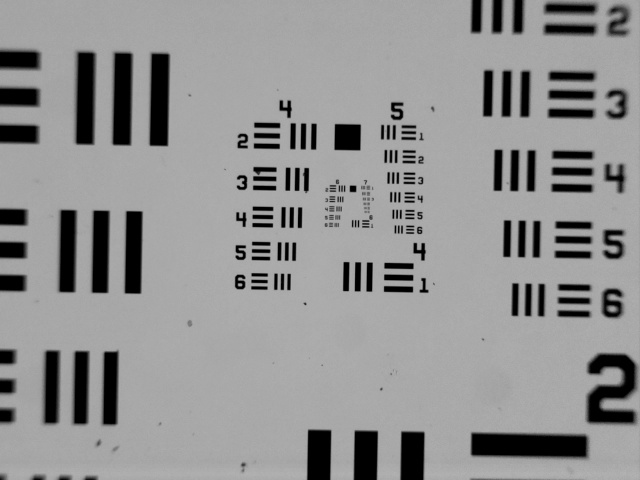
#> input picture usaf_raster_image.jpg, 640 x 480 px
$ python -i analyse_usaf_image.py   (imports and definitions only)
#> lines starting #> are read from the running program, lines starting #| are printed output that depends on the picture; long printed decimals are rounded
# -*- coding: utf-8 -*-
"""
Analyse a USAF test target image, to determine the image's dimensions.

See: https://en.wikipedia.org/wiki/1951_USAF_resolution_test_chart

(c) Richard Bowman 2017, released under GNU GPL


From Wikipedia, the number of line pairs/mm is 2^(g+(h-1)/6) where g is the
"group number" and h is the "element number".  Each group has 6 elements,
numbered from 1 to 6.  My ThorLabs test target goes down to group 7, meaning
the finest pitch is 2^(7+(6-1)/6)=2^(47/8)=

"""
from __future__ import print_function
from matplotlib import pyplot as plt
import matplotlib.patches

from skimage import data
from skimage.feature import corner_harris, corner_subpix, corner_peaks
from skimage.transform import warp, AffineTransform
from skimage.draw import ellipse
from skimage.io import imread
import numpy as np
import cv2
from sklearn.cluster import MeanShift
from contextlib import closing

import scipy.ndimage
import scipy.interpolate
import itertools
import os.path
import os
import sys
from skimage.io import imread
from matplotlib.backends.backend_pdf import PdfPages

#################### Rotate the image so the bars are X/Y aligned #############
# [44 lines left out: function find_image_orientation, not called in this run]


################### Find the bars ############################

def template(n):
    """Generate a template image of three horizontal bars, n x n pixels

    NB the bars occupy the central square of the template, with a margin
    equal to one bar all around.  There are 3 bars and 2 spaces between,
    so bars are m=n/7 wide.

    returns: n x n numpy array, uint8
    """
    n = int(n)
    template = np.ones((n, n), dtype=np.uint8)
    template *= 255

    for i in range(3):
        template[n//7:-n//7,  (1 + 2*i) * n//7:(2 + 2*i) * n//7] = 0
    return template

def find_elements(image,
                  template_fn=template,
                  scale_increment=1.04,
                  n_scales=100,
                  return_all=False):
    """Use a multi-scale template match to find groups of 3 bars in the image.

    We return a list of tuples, (score, (x,y), size) for each match.

    image: a 2D uint8 numpy array in which to search
    template_fn: a function to generate a square uint8 array, which takes one
        argument n that specifies the side length of the square.
    scale_increment: the factor by which the template size is increased each
        iteration.  Should be a floating point number a little bigger than 1.0
    n_scales: the number of sizes searched.  The largest size is half the image
        size.

    """
    matches = []
    start = np.log(image.shape[0]/2)/np.log(scale_increment) - n_scales
    print("Searching for targets", end='')
    for nf in np.logspace(start, start + n_scales, base=scale_increment):
        if nf < 28:  #There's no point bothering with tiny boxes...
            continue
        templ = template(nf) #NB n is rounded down from nf
        res = cv2.matchTemplate(image,templ,cv2.TM_CCOEFF_NORMED)
        min_val, max_val, min_loc, max_loc = cv2.minMaxLoc(res)
        matches.append((max_val, max_loc, templ.shape[0]))
        print('.', end='')
    print("done")

    # Take the matches at different scales and filter out the good ones
    scores = np.array([m[0] for m in matches])
    threshold_score = (scores.max() + scores.min()) / 2
    filtered_matches = [m for m in matches if m[0] > threshold_score]

    # Group overlapping matches together, and pick the best one
    def overlap1d(x1, n1, x2, n2):
        """Return the overlapping length of two 1d regions

        Draw four positions, indicating the edges of the regions (i.e. x1,
        c1+n1, x2, x2+n2).  The smallest distance between a starting edge (x1
        or x2) and a stopping edge (x+n) gives the overlap.  This will be
        one of the four values in the min().  The overlap can't be <0, so if
        the minimum is negative, return zero.
        """
        return max(min(x1 + n1 - x2, x2 + n2 - x1, n1, n2), 0)

    unique_matches = []
    while len(filtered_matches) > 0:
        current_group = []
        new_matches = [filtered_matches.pop()]
        while len(new_matches) > 0:
            current_group += new_matches
            new_matches = []
            for m1 in filtered_matches:
                for m2 in current_group:
                    s1, (x1, y1), n1 = m1
                    s2, (x2, y2), n2 = m2
                    overlap = (overlap1d(x1, n1, x2, n2) *
                               overlap1d(y1, n1, y2, n2))
                    if overlap > 0.5 * min(n1, n2)**2:
                        new_matches.append(m1)
                        filtered_matches.remove(m1)
                        break
        # Now we should have current_group full of overlapping matches.  Pick
        # the best one.
        best_score_index = np.argmax([m[0] for m in current_group])
        unique_matches.append(current_group[best_score_index])

    elements = unique_matches
    if return_all:
        return elements, matches
    else:
        return elements


def plot_matches(image, elements, elements_T=[]):
    """Plot the image, then highlight the groups."""
    f, ax = plt.subplots(1,1)
    if len(image.shape)==2:
        ax.imshow(image, cmap='gray')
    elif len(image.shape)==3 and image.shape[2]==3 or image.shape[2]==4:
        ax.imshow(image)
    else:
        raise ValueError("The image must be 2D or 3D")
    for score, (x, y), n in elements:
        ax.add_patch(matplotlib.patches.Rectangle((x,y), n, n,
                                                  fc='none', ec='red'))
    for score, (y, x), n in elements_T:
        ax.add_patch(matplotlib.patches.Rectangle((x,y), n, n,
                                                  fc='none', ec='blue'))
    return f


def find_peak_position(y, **kwargs):
    """Use spline interpolation to find the peak position of a curve.

    We differentiate the curve numerically (no smoothing) then use a spline to
    find the root closest to the middle.  Additional keyword arguments are
    passed to `scipy.interpolate.UnivariateSpline`.

    returns: the floating-point x value (i.e. index) of the peak.
    """
    n = len(y)
    try:
        spline = scipy.interpolate.UnivariateSpline(np.arange(n-1)+0.5,
                                                    np.diff(y), **kwargs)
    except Exception as e:
        print("Problem: spline failed for data of size {}".format(n))
        raise e
    return spline.roots()[np.argmin((spline.roots()-n/2)**2)] #pick centre root

# Now we've got a list of good elements in the image, with approximate sizes.
# We can extract these for further analysis.
def analyse_elements(image, elements, plot=False):
    """Calculate the precise period of each group of bars, from autocorrelation

    returns: a list of tuples, (p1, p2) for each element, where p1 and p2 are
    the distances between the two outer bars and the central bar.

    It also correlates each row of the image with the average row, which allows
    us to correct the values for tilt.
    """
    if plot: f, axes = plt.subplots(2,len(elements))
    else: f, axes = None, [[None]*len(elements)]*2
    analysis = []
    for (score, (x, y), n), ax0, ax1 in zip(elements, axes[0], axes[1]):
        try:
            gray_roi = image[y:y+n, x:x+n]
            marginal = np.mean(gray_roi[n*3//14:-n*3//14, :], axis=0)
                                    # average over the bars, ignoring the ends
            target = marginal[np.newaxis, n//14:-n//14].astype(np.uint8)
                            # target is a 1px-high image with 3 bars in it
            # We correlate the thin target with each row of the image, to
            # recover the tilt of the image.
            slant = cv2.matchTemplate(gray_roi[n*3//14:-n*3//14, :],
                                      target.astype(np.uint8), cv2.TM_CCOEFF_NORMED)
            # threshold and centre of mass for each row
            slant -= slant.min(axis=1)[:,np.newaxis]
            slant /= slant.max(axis=1)[:,np.newaxis]
            slant -= 0.8
            slant[slant < 0] = 0
            shifts = np.sum(slant * np.arange(slant.shape[1]), axis=1)/np.sum(slant, axis=1)
            gradient, offset = np.polyfit(np.arange(len(shifts)), shifts, 1)
            tilt = np.arctan(gradient) # fit the peak in each row to find the angle

            centre = marginal[n*5//14:n*9//14] #the central bar
            ccor = np.convolve(marginal, centre[::-1] - np.mean(centre), mode='valid')
                            # NB the central peak will always be at ccor[n*5//14]
                            # Outer peaks should be that +/- n*2//7
            if plot: ax1.plot(np.abs(np.arange(len(ccor)) - n*5//14), ccor)
            maxcor = ccor[n*5//14]
            period_1 = n*5//14 - find_peak_position(ccor[:n//7])
            period_1 *= np.cos(tilt)
            period_2 = find_peak_position(ccor[4*n//7:]) + 4*n//7 - n*5//14
            period_2 *= np.cos(tilt)
            if plot:
                for x in [period_1, period_2]:
                    ax1.plot(np.abs([x, x]), [0, maxcor])
                ax0.imshow(gray_roi, cmap="cubehelix")
                ax0.axis("off")
                ys = np.arange(len(shifts)) + 3*n//14
                cx = (n-1.)/2
                ax0.plot(shifts - np.mean(shifts) + cx, ys, 'r+') # plot fitted X values
                for x in [-period_1, 0, period_2]:
                    ax0.plot(x + (ys - np.mean(ys)) * np.tan(tilt) + cx, ys - x * np.tan(tilt), 'b-')

            analysis.append((period_1, period_2))
        except Exception as e:
            print("Exception: {}".format(e))
    if plot:
        return f, analysis
    else:
        return analysis

def fit_periods(periods, gray_image, g=4, h=4, plot=True):
    """Assume the smallest element is group g, element h, and analyse.

    We return a dictionary with relevant parameters of the image.  This
    fits the measured periods of elements in the image to the known
    periods of the USAF pattern, assuming that the smallest period is
    group <g> element <h>.  If plot is set to True, the periods are
    plotted on a graph along with the line of best fit used to calculate
    the magnification.
    """
    minp = np.max(gray_image.shape)
    for p in periods:
        p.sort()
        minp = min(minp, min(p))

    xs = []
    for p in periods:
        # The sizes ought to be quantised in the sixth root of 2
        xs.append(2**(np.round(np.log(p/minp)/np.log(2)*6)/6))
   # x = 2**(np.arange(len(p1))/6)
    if plot:
        f, ax = plt.subplots(1,1)
        for x, p in zip(xs, periods):
            ax.plot(x, p, 'o')
    #assume the X and Y magnifications are equal...
    m = np.polyfit(np.concatenate(xs), np.concatenate(periods), 1)
    if plot:
        ax.plot(x, m[0]*x + m[1], '-')
    print("Linear fitting gives the smallest period as {} pixels".format(m[0]))
    rs = np.concatenate(periods)/np.concatenate(xs)
    period_gradient = np.mean(rs)
    period_gradient_se = np.std(rs)/np.sqrt(len(rs) - 1)
    if plot:
        ax.plot(x, period_gradient*x, '-')
    print("Assuming intercept is zero gives {} +/- {}".format(rs.mean(),
                                              rs.std()/np.sqrt(len(rs)-1)))
    print("Assuming smallest block is group {}, element {},".format(g,h))
    line_pairs_mm = 2**(g + (h - 1)/6.0)
    period_um = 1000 / line_pairs_mm
    pixel_nm = 1000 * period_um / period_gradient
    pixel_nm_se = pixel_nm / period_gradient * period_gradient_se
    print("pixel size is {:.1f} +/- {:.1f} nm".format(pixel_nm, pixel_nm_se))
    FoV = np.array(gray_image.T.shape) * pixel_nm / 1000.0
    print("FOV is {:.1f}x{:.1f}um +/- {:.2f}%".format(FoV[0], FoV[1], pixel_nm_se/pixel_nm*100))
    diagonal = np.sqrt(np.sum(FoV**2))
    print("diagonal is {:.1f} +/- {:.1f} um".format(diagonal,
                                            diagonal * pixel_nm_se/pixel_nm))
    parameters = {
            'group':g,
            'element':h,
            'pixel_nm':pixel_nm,
            'pixel_nm_se':pixel_nm_se,
            'field_of_view':FoV,
            'field_of_view_x':FoV[0],
            'field_of_view_y':FoV[1],
            'pixels':gray_image.T.shape,
            'pixels_x':gray_image.T.shape[0],
            'pixels_y':gray_image.T.shape[1],
            'diagonal':diagonal,
            'fractional_standard_error':pixel_nm_se/pixel_nm,
            'smallest_period_pixels':period_gradient,
            'smallest_period_se':period_gradient_se,
            'polyfit_coefficients':m,
            }
    if plot:
        return f, parameters
    else:
        return parameters

def analyse_image(gray_image, pdf=None):
    """Find USAF groups in the image and fit them to determine magnification.

    This is the top-level function that you should call to analyse an image.
    The image should be a 2D numpy array.  If the optional "pdf" argument is
    supplied, several graphs will be plotted into the given PdfPages object.

    returns: fig, parameters

    fig is a matplotlib figure object plotting to the image with each
    element highlighted in a box.
    parameters is a dictionary summarising the fitted values, as returned
    by fit_periods."""
    elementsx, matchesx = find_elements(gray_image, return_all=True)
    elementsy, matchesy = find_elements(gray_image.T, return_all=True)
    fig = plot_matches(gray_image, elementsx, elementsy)
    fax, analysisx = analyse_elements(gray_image, elementsx, plot=True)
    fay, analysisy = analyse_elements(gray_image.T, elementsy, plot=True)

    #Now generate four lists, of first/second periods in X and Y
    periods = [[a[i] for a in analysis]
                for i in range(2) for analysis in (analysisx, analysisy)]

    ffit, parameters = fit_periods(periods, gray_image)

    if pdf is not None:
        for f in [fig, fax, fay, ffit]:
            pdf.savefig(f)
    for f in [fax, fay, ffit]:
        plt.close(f)
    return fig, parameters

# [40 lines left out: functions analyse_file, analyse_folders, not called in this run]

# [13 lines not run here, left out]

>>> import cv2
>>> picture = cv2.imread('usaf_raster_image.jpg', cv2.IMREAD_GRAYSCALE)
#> picture is the input picture: shape (480, 640); min 0, max 180, mean 145.1
>>> result = analyse_image(picture)
#> the loop in find_elements, `for nf in np.logspace(start, start + n_scales, base=scale_increment):` made 50 passes
#> (min_val, max_val, min_loc, max_loc) on passes 24 to 27: (-0.477, 0.932, (598, 363), (278, 204)), (-0.43, 0.934, (327, 432), (282, 164)), (-0.417, 0.946, (281, 115), (286, 119)), (-0.41, 0.909, (334, 254), (285, 118))
#> after the loop in find_elements, `for nf in np.logspace(start, start + n_scales, base=scale_increment):`:
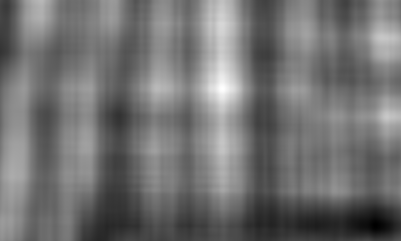
#> res: shape (241, 401) float32; min -0.234, max 0.272, mean -0.00859; drawn with min black and max white
#> after the loop in find_elements, `for nf in np.logspace(start, start + n_scales, base=scale_increment):`: matches = 27 items
#> in find_elements, `scores = np.array([m[0] for m in matches])`: scores = 27 values, max 0.96 at index 17, min 0.215 at index 25, mean 0.738
#> in find_elements, `threshold_score = (scores.max() + scores.min()) / 2`: threshold_score = 0.587
#> in find_elements, `filtered_matches = [m for m in matches if m[0] > threshold_score]`: filtered_matches = 20 items
#> the loop in find_elements, `while len(filtered_matches) > 0:` made 11 passes
#> best_score_index on passes 1 to 4: 1, 0, 0, 3
#> after the loop in find_elements, `while len(filtered_matches) > 0:`: filtered_matches = []; unique_matches = 11 items
#> in analyse_image, `elementsx, matchesx = find_elements(gray_image, return_all=True)`: matchesx = 27 items
#> call 2 of find_elements, with scale_increment = 1.04, n_scales = 100, return_all = True
#> the loop in find_elements (call 2), `for nf in np.logspace(start, start + n_scales, base=scale_increment):` made 50 passes
#> (min_val, max_val, min_loc, max_loc) on passes 20 to 23: (-0.454, 0.966, (199, 257), (203, 249)), (-0.452, 0.914, (159, 259), (164, 250)), (-0.483, 0.914, (114, 261), (119, 251)), (-0.454, 0.918, (113, 260), (118, 250))
#> after the loop in find_elements (call 2), `for nf in np.logspace(start, start + n_scales, base=scale_increment):`:
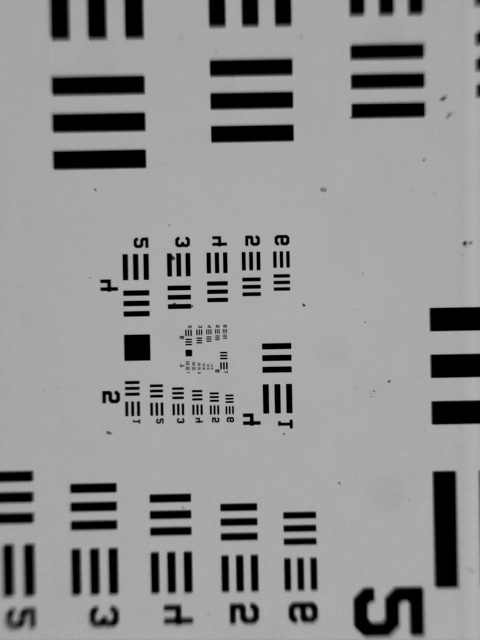
#> image: shape (640, 480); min 0, max 180, mean 145.1
#> after the loop in find_elements (call 2), `for nf in np.logspace(start, start + n_scales, base=scale_increment):`:
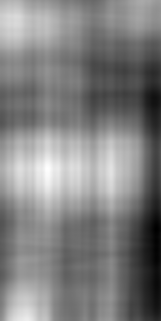
#> res: shape (321, 161) float32; min -0.2, max 0.158, mean -0.0189; drawn with min black and max white
#> after the loop in find_elements (call 2), `for nf in np.logspace(start, start + n_scales, base=scale_increment):`: matches = 31 items
#> in find_elements (call 2), `scores = np.array([m[0] for m in matches])`: scores = 31 values, max 0.966 at index 0, min 0.158 at index 30, mean 0.576
#> in find_elements (call 2), `threshold_score = (scores.max() + scores.min()) / 2`: threshold_score = 0.562
#> in find_elements (call 2), `filtered_matches = [m for m in matches if m[0] > threshold_score]`: filtered_matches = 13 items
#> the loop in find_elements (call 2), `while len(filtered_matches) > 0:` made 8 passes
#> best_score_index on passes 1 to 4: 1, 1, 0, 0
#> after the loop in find_elements (call 2), `while len(filtered_matches) > 0:`: filtered_matches = []; unique_matches = [(0.919, (63, 540), 64), (0.925, (145, 545), 55), (0.903, (215, 549), 50), (0.922, (278, 552), 46), (0.923, (257, 378), 43), (0.918, (118, 250), 36), (0.914, (164, 250), 31), (0.966, (203, 249), 28)]
#> in find_elements (call 2), `elements = unique_matches`: elements has the same summary as unique_matches
#> in analyse_image, `elementsy, matchesy = find_elements(gray_image.T, return_all=True)`: elementsy has the same summary as unique_matches in find_elements; matchesy = 31 items
#> the loop in plot_matches, `for score, (x, y), n in elements:` made 11 passes
#> (score, x, y, n) on passes 1 to 4: (0.939, 60, 36, 126), (0.96, 43, 194, 116), (0.916, 28, 335, 107), (0.939, 474, 61, 66)
#> the loop in plot_matches, `for score, (y, x), n in elements_T:` made 8 passes
#> (score, y, x, n) on passes 1 to 4: (0.919, 63, 540, 64), (0.925, 145, 545, 55), (0.903, 215, 549, 50), (0.922, 278, 552, 46)
#> the loop in analyse_elements, `for (score, (x, y), n), ax0, ax1 in zip(elements, axes[0], axes[1]):` made 11 passes
#> (score, y, gradient, offset, tilt, maxcor) on passes 1 to 4: (0.939, 36, -0.0169, 9.61, -0.0169, 210303), (0.96, 194, -0.0173, 8.57, -0.0173, 194733.3), (0.916, 335, -0.0172, 7.52, -0.0171, 161211.8), (0.939, 61, -0.0155, 4.28, -0.0155, 100180.7)
#> (printed output is left out)
#> pass 1, in analyse_elements, `gray_roi = image[y:y+n, x:x+n]`:
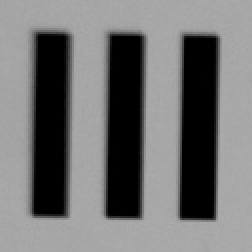
#> gray_roi: shape (126, 126) (shown 2 times larger); min 0, max 173, mean 113.5
#> after the loop in analyse_elements, `for (score, (x, y), n), ax0, ax1 in zip(elements, axes[0], axes[1]):`: analysis = [(37.05, 37.04), (32.94, 32.99), (29.34, 29.38), (18.55, 18.55), (16.53, 16.53), (14.7, 14.71), (13.13, 13.12), (11.7, 11.7), (10.37, 10.39)]
#> in analyse_image, `fax, analysisx = analyse_elements(gray_image, elementsx, plot=True)`: analysisx has the same summary as analysis in analyse_elements
#> the loop in analyse_elements (call 2), `for (score, (x, y), n), ax0, ax1 in zip(elements, axes[0], axes[1]):` made 8 passes
#> (score, y, gradient, offset, tilt, maxcor) on passes 1 to 4: (0.919, 540, 0.0141, 3.74, 0.0141, 91490.8), (0.925, 545, 0.0189, 2.72, 0.0189, 82692.7), (0.903, 549, 0.0191, 2.74, 0.0191, 79328.5), (0.922, 552, 0.0196, 2.75, 0.0196, 63705.2)
#> (printed output is left out)
#> pass 1, in analyse_elements (call 2), `gray_roi = image[y:y+n, x:x+n]`:
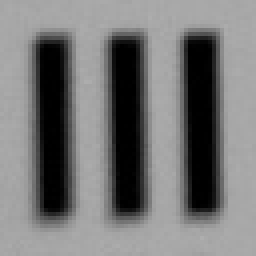
#> gray_roi: shape (64, 64) (shown 4 times larger); min 0, max 174, mean 118.2
#> after the loop in analyse_elements (call 2), `for (score, (x, y), n), ax0, ax1 in zip(elements, axes[0], axes[1]):`: analysis = [(18.57, 18.55), (16.51, 16.53), (14.7, 14.7), (13.1, 13.12), (11.65, 11.68), (10.4, 10.4)]
#> in analyse_image, `fay, analysisy = analyse_elements(gray_image.T, elementsy, plot=True)`: analysisy has the same summary as analysis in analyse_elements
#> in analyse_image, `periods = [[a[i] for a in analysis] for i in range(2) for analysis in ..`: periods = [[37.05, 32.94, 29.34, 18.55, 16.53, 14.7, 13.13, 11.7, 10.37], [18.57, 16.51, 14.7, 13.1, 11.65, 10.4], [37.04, 32.99, 29.38, 18.55, 16.53, 14.71, 13.12, 11.7, 10.39], [18.55, 16.53, 14.7, 13.12, 11.68, 10.4]]
#> in fit_periods, `minp = np.max(gray_image.shape)`: minp = 640
#> the loop in fit_periods, `for p in periods:` made 4 passes
#> the loop in fit_periods, `for p in periods:` made 4 passes
#> after the loop in fit_periods, `for p in periods:`: xs = [[1, 1.12, 1.26, 1.41, 1.59, 1.78, 2.83, 3.17, 3.56], [1, 1.12, 1.26, 1.41, 1.59, 1.78], [1, 1.12, 1.26, 1.41, 1.59, 1.78, 2.83, 3.17, 3.56], [1, 1.12, 1.26, 1.41, 1.59, 1.78]]
#> the loop in fit_periods, `for x, p in zip(xs, periods):` made 4 passes
#> in fit_periods, `m = np.polyfit(np.concatenate(xs), np.concatenate(periods), 1)`: m = [10.38, 0.0276]
#| Linear fitting gives the smallest period as 10.383 pixels
#> in fit_periods, `rs = np.concatenate(periods)/np.concatenate(xs)`: rs = 30 values, max 10.42 at index 14, min 10.37 at index 0, mean 10.4
#> in fit_periods, `period_gradient = np.mean(rs)`: period_gradient = 10.4
#> in fit_periods, `period_gradient_se = np.std(rs)/np.sqrt(len(rs) - 1)`: period_gradient_se = 0.00257
#| Assuming intercept is zero gives 10.401 +/- 0.002574
#> in fit_periods, `pixel_nm = 1000 * period_um / period_gradient`: pixel_nm = 4249.2
#> in fit_periods, `pixel_nm_se = pixel_nm / period_gradient * period_gradient_se`: pixel_nm_se = 1.05
#| pixel size is 4249.2 +/- 1.1 nm
#> in fit_periods, `FoV = np.array(gray_image.T.shape) * pixel_nm / 1000.0`: FoV = [2719.5, 2039.6]
#| FOV is 2719.5x2039.6um +/- 0.02%
#> in fit_periods, `diagonal = np.sqrt(np.sum(FoV**2))`: diagonal = 3399.4
#| diagonal is 3399.4 +/- 0.8 um
#> in analyse_image, `ffit, parameters = fit_periods(periods, gray_image)`: parameters = 15 items
#> the loop in analyse_image, `for f in [fax, fay, ffit]:` made 3 passes
#> pass 1, in analyse_image, `plt.close(f)`:
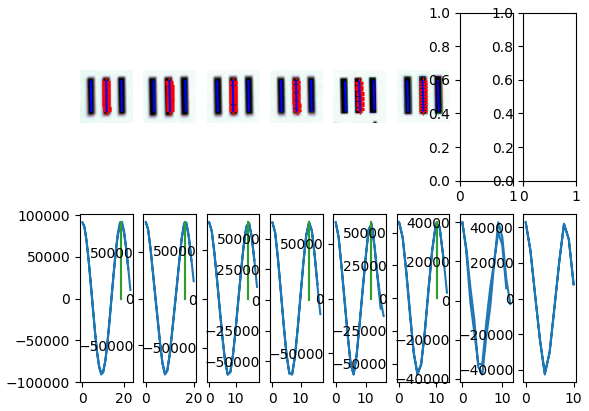
#> figure drawn by matplotlib, 14 panels
#> pass 1, in analyse_image, `plt.close(f)`:
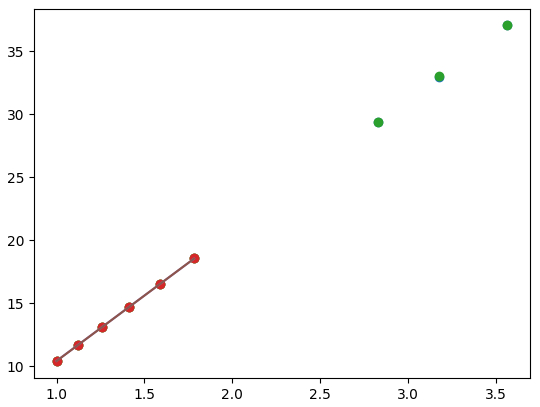
#> figure drawn by matplotlib, 1 panel
